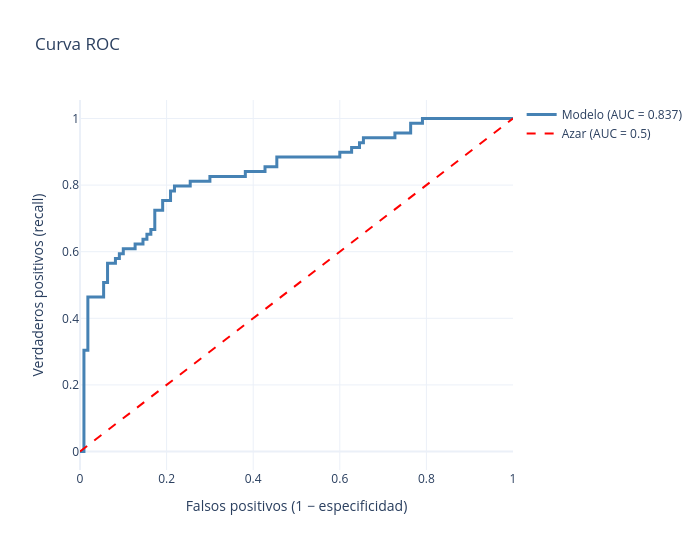

Here is the notebook cell this chart was saved with:
### Markdown cell above
### La curva ROC: el modelo sin comprometerse con un umbral
La curva ROC recorre **todos los umbrales posibles** y grafica cuántos sobrevivientes detectas (eje Y) contra cuántas falsas alarmas generas (eje X).

El **AUC** (área bajo la curva) resume esa curva en un número: la probabilidad de que, tomando un sobreviviente y un no sobreviviente al azar, el modelo le asigne mayor probabilidad al que sí sobrevivió. 0.5 es azar puro, 1.0 es perfecto.

### Code cell
# Llama a plot_curva_roc(y_test, proba_test)
# ✍️ Tu código aquí
plot_curva_roc(y_test, proba_test)

### Figure 1 — Plotly figure (JSON) as saved in the notebook; plotly's stock layout.template omitted (floating-point values rounded to 4 significant figures)
{"data": [{"line": {"color": "steelblue", "width": 3}, "mode": "lines", "name": "Modelo (AUC = 0.837)", "type": "scatter", "x": [0.0, 0.009091, 0.009091, 0.01818, 0.01818, 0.05455, 0.05455, 0.05455, 0.06364, 0.06364, 0.06364, 0.08182, 0.08182, 0.09091, 0.09091, 0.1, 0.1, 0.1273, 0.1273, 0.1455, 0.1455, 0.1545, 0.1545, 0.1636, 0.1636, 0.1727, 0.1727, 0.1909, 0.1909, 0.2091, 0.2091, 0.2182, 0.2182, 0.2545, 0.2545, 0.3, 0.3, 0.3364, 0.3545, 0.3818, 0.3818, 0.4273, 0.4273, 0.4545, 0.4545, 0.5091, 0.5727, 0.6, 0.6, 0.6273, 0.6273, 0.6455, 0.6455, 0.6545, 0.6545, 0.7273, 0.7273, 0.7636, 0.7636, 0.7909, 0.7909, 0.8091, 0.8364, 0.9364, 0.9545, 1.0], "y": [0.0, 0.0, 0.3043, 0.3043, 0.4638, 0.4638, 0.4783, 0.5072, 0.5072, 0.5362, 0.5652, 0.5652, 0.5797, 0.5797, 0.5942, 0.5942, 0.6087, 0.6087, 0.6232, 0.6232, 0.6377, 0.6377, 0.6522, 0.6522, 0.6667, 0.6667, 0.7246, 0.7246, 0.7536, 0.7536, 0.7826, 0.7826, 0.7971, 0.7971, 0.8116, 0.8116, 0.8261, 0.8261, 0.8261, 0.8261, 0.8406, 0.8406, 0.8551, 0.8551, 0.8841, 0.8841, 0.8841, 0.8841, 0.8986, 0.8986, 0.913, 0.913, 0.9275, 0.9275, 0.942, 0.942, 0.9565, 0.9565, 0.9855, 0.9855, 1.0, 1.0, 1.0, 1.0, 1.0, 1.0]}, {"line": {"color": "red", "dash": "dash"}, "mode": "lines", "name": "Azar (AUC = 0.5)", "type": "scatter", "x": [0, 1], "y": [0, 1]}], "layout": {"height": 550, "title": {"text": "Curva ROC"}, "width": 700, "xaxis": {"title": {"text": "Falsos positivos (1 − especificidad)"}}, "yaxis": {"title": {"text": "Verdaderos positivos (recall)"}}}}
